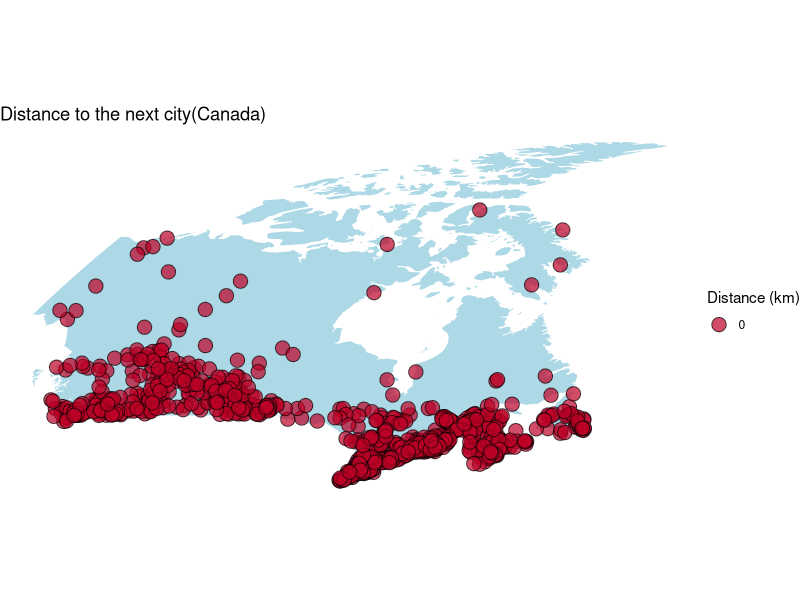

Generate this figure with R:
## ---- chunk 1
knitr::opts_chunk$set(echo = TRUE)
## ---- chunk 2
library(maps) 
library(sf) 
library(tidyverse) 
library(units) 
library(rnaturalearth) 
library(rnaturalearthdata)
## ---- chunk 3
head(world.cities) 
## ---- chunk 4
cities <- st_as_sf(world.cities, coords = c("long", "lat"), crs = 4326)
cities
## ---- chunk 5
CA_cities <- filter(cities, country.etc == "Canada")

# create a new label combining name and country
CA_cities <- mutate(CA_cities, city_country = str_c(name, " (", country.etc, ")"))
CA_cities
## ---- chunk 6
dist_st.Jh <- st_distance(slice(CA_cities, 663), 
                              slice(CA_cities, c(831, 106, 852)))
dist_st.Jh# distances are in meters
## ---- chunk 7
set_units(dist_st.Jh, "km")

as.vector(dist_st.Jh) ## shows as a vector
## ---- chunk 8
distance_all <- st_distance(CA_cities)
# matrix
dim(distance_all)
# change m to km
distance_all_km <- set_units(distance_all, km)
# replace the distance of 0 m with NA
#distance_all_km[distance_all_km == set_units(0, km)] <- NA
dim(distance_all_km)

## ---- chunk 9
Dis_df <- as.data.frame(distance_all_km)
name_cities <- data.frame(CA_cities$name)
new <- Dis_df
colnames(new) <- name_cities[,1] 
distance_all_km_withname <- cbind(name_cities, new)

write.table(distance_all_km_withname, file = "Geographic_distance_CA_cities.csv",  quote = TRUE, sep = ", ", row.names = FALSE, col.names = TRUE, qmethod = "double")
## ---- chunk 10
dist_test<- st_distance(slice(CA_cities, 1), 
                              slice(CA_cities, c(2,5)))
dist_test# distance in meters
set_units(dist_test, "km")

## ---- chunk 11
pos <- apply(distance_all_km, 1, which.min)
dist <- apply(distance_all_km, 1, min, na.rm = TRUE)
# add the distance and get the name of the city
CA_cities <- mutate(CA_cities, nearest_city =  city_country[pos], 
                             geometry_nearest = geometry[pos],
                             distance_city = dist)
## ---- chunk 12
world <- ne_countries(scale = "medium", returnclass = "sf", country = 'canada')
# map
ggplot(world) +
   geom_sf(fill = "lightblue", colour = "white") +
   geom_sf(data = CA_cities, 
           aes(size = distance_city),
           alpha = 0.7,
           fill = "#bd0026",
           shape = 21,
           show.legend = 'point') +
   coord_sf(crs = "+proj=robin +lon_0=0 +x_0=0 +y_0=0 +ellps=WGS84 +datum=WGS84 +units=m +no_defs") +
  labs(size = "Distance (km)", title = "Distance to the next city(Canada)") +
  theme_void()
